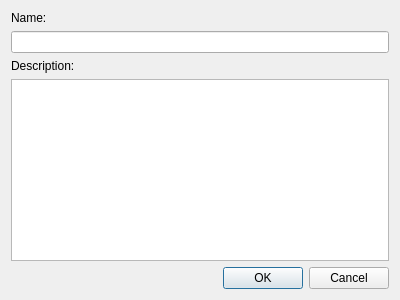
<?xml version="1.0" encoding="UTF-8"?>
<ui version="4.0">
 <class>NameAndDescriptionDialog</class>
 <widget class="QDialog" name="NameAndDescriptionDialog">
  <property name="geometry">
   <rect>
    <x>0</x>
    <y>0</y>
    <width>400</width>
    <height>300</height>
   </rect>
  </property>
  <property name="windowTitle">
   <string>Name and description - New</string>
  </property>
  <layout class="QVBoxLayout" name="verticalLayout">
   <item>
    <widget class="QLabel" name="label">
     <property name="text">
      <string>Name:</string>
     </property>
    </widget>
   </item>
   <item>
    <widget class="QLineEdit" name="txtName"/>
   </item>
   <item>
    <widget class="QLabel" name="label_2">
     <property name="text">
      <string>Description:</string>
     </property>
    </widget>
   </item>
   <item>
    <widget class="QPlainTextEdit" name="txtDescription">
     <property name="tabChangesFocus">
      <bool>true</bool>
     </property>
    </widget>
   </item>
   <item>
    <widget class="QDialogButtonBox" name="buttonBox">
     <property name="orientation">
      <enum>Qt::Horizontal</enum>
     </property>
     <property name="standardButtons">
      <set>QDialogButtonBox::Cancel|QDialogButtonBox::Ok</set>
     </property>
    </widget>
   </item>
  </layout>
 </widget>
 <resources/>
 <connections>
  <connection>
   <sender>buttonBox</sender>
   <signal>accepted()</signal>
   <receiver>NameAndDescriptionDialog</receiver>
   <slot>accept()</slot>
   <hints>
    <hint type="sourcelabel">
     <x>248</x>
     <y>254</y>
    </hint>
    <hint type="destinationlabel">
     <x>157</x>
     <y>274</y>
    </hint>
   </hints>
  </connection>
  <connection>
   <sender>buttonBox</sender>
   <signal>rejected()</signal>
   <receiver>NameAndDescriptionDialog</receiver>
   <slot>reject()</slot>
   <hints>
    <hint type="sourcelabel">
     <x>316</x>
     <y>260</y>
    </hint>
    <hint type="destinationlabel">
     <x>286</x>
     <y>274</y>
    </hint>
   </hints>
  </connection>
 </connections>
</ui>
